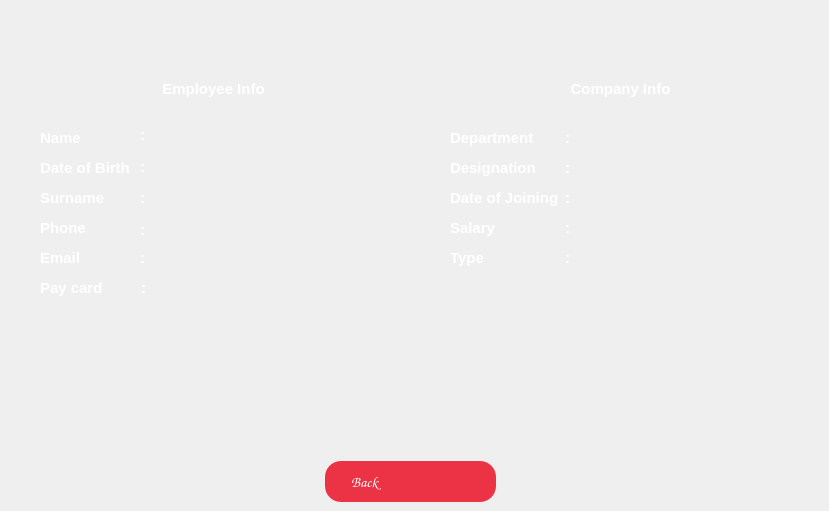
    <widget class="QWidget" name="page_info_emp">
     <widget class="QLabel" name="showEmpAddress">
      <property name="geometry">
       <rect>
        <x>150</x>
        <y>278</y>
        <width>231</width>
        <height>21</height>
       </rect>
      </property>
      <property name="font">
       <font>
        <pointsize>11</pointsize>
       </font>
      </property>
      <property name="styleSheet">
       <string notr="true">color:white;</string>
      </property>
      <property name="text">
       <string/>
      </property>
     </widget>
     <widget class="QLabel" name="showEmpName_5">
      <property name="geometry">
       <rect>
        <x>140</x>
        <y>156</y>
        <width>16</width>
        <height>21</height>
       </rect>
      </property>
      <property name="font">
       <font>
        <pointsize>11</pointsize>
        <bold>true</bold>
       </font>
      </property>
      <property name="styleSheet">
       <string notr="true">color:white;</string>
      </property>
      <property name="text">
       <string>:</string>
      </property>
     </widget>
     <widget class="QLabel" name="eeqwe">
      <property name="geometry">
       <rect>
        <x>40</x>
        <y>157</y>
        <width>101</width>
        <height>21</height>
       </rect>
      </property>
      <property name="font">
       <font>
        <pointsize>11</pointsize>
        <bold>true</bold>
       </font>
      </property>
      <property name="styleSheet">
       <string notr="true">color:white;</string>
      </property>
      <property name="text">
       <string>Date of Birth </string>
      </property>
     </widget>
     <widget class="QLabel" name="ewr">
      <property name="geometry">
       <rect>
        <x>40</x>
        <y>187</y>
        <width>91</width>
        <height>21</height>
       </rect>
      </property>
      <property name="font">
       <font>
        <pointsize>11</pointsize>
        <bold>true</bold>
       </font>
      </property>
      <property name="styleSheet">
       <string notr="true">color:white;</string>
      </property>
      <property name="text">
       <string>Surname</string>
      </property>
     </widget>
     <widget class="QLabel" name="showEmpDOB">
      <property name="geometry">
       <rect>
        <x>150</x>
        <y>158</y>
        <width>231</width>
        <height>21</height>
       </rect>
      </property>
      <property name="font">
       <font>
        <pointsize>11</pointsize>
       </font>
      </property>
      <property name="styleSheet">
       <string notr="true">color:white;</string>
      </property>
      <property name="text">
       <string/>
      </property>
     </widget>
     <widget class="QLabel" name="showEmpName_4">
      <property name="geometry">
       <rect>
        <x>140</x>
        <y>187</y>
        <width>16</width>
        <height>21</height>
       </rect>
      </property>
      <property name="font">
       <font>
        <pointsize>11</pointsize>
        <bold>true</bold>
       </font>
      </property>
      <property name="styleSheet">
       <string notr="true">color:white;</string>
      </property>
      <property name="text">
       <string>:</string>
      </property>
     </widget>
     <widget class="QLabel" name="showEmpName_6">
      <property name="geometry">
       <rect>
        <x>140</x>
        <y>219</y>
        <width>16</width>
        <height>21</height>
       </rect>
      </property>
      <property name="font">
       <font>
        <pointsize>11</pointsize>
        <bold>true</bold>
       </font>
      </property>
      <property name="styleSheet">
       <string notr="true">color:white;</string>
      </property>
      <property name="text">
       <string>:</string>
      </property>
     </widget>
     <widget class="QLabel" name="werewr">
      <property name="geometry">
       <rect>
        <x>40</x>
        <y>277</y>
        <width>121</width>
        <height>21</height>
       </rect>
      </property>
      <property name="font">
       <font>
        <pointsize>11</pointsize>
        <bold>true</bold>
       </font>
      </property>
      <property name="styleSheet">
       <string notr="true">color:white;</string>
      </property>
      <property name="text">
       <string>Pay card</string>
      </property>
     </widget>
     <widget class="QLabel" name="label_9">
      <property name="geometry">
       <rect>
        <x>28</x>
        <y>69</y>
        <width>371</width>
        <height>40</height>
       </rect>
      </property>
      <property name="font">
       <font>
        <pointsize>11</pointsize>
        <bold>true</bold>
       </font>
      </property>
      <property name="styleSheet">
       <string notr="true">#label_8
{
	color:white;
}</string>
      </property>
      <property name="text">
       <string>&lt;html&gt;&lt;head/&gt;&lt;body&gt;&lt;p align=&quot;center&quot;&gt;&lt;span style=&quot; color:#ffffff;&quot;&gt;Employee Info&lt;/span&gt;&lt;/p&gt;&lt;/body&gt;&lt;/html&gt;</string>
      </property>
     </widget>
     <widget class="QLabel" name="showEmpEmail">
      <property name="geometry">
       <rect>
        <x>150</x>
        <y>248</y>
        <width>231</width>
        <height>21</height>
       </rect>
      </property>
      <property name="font">
       <font>
        <pointsize>11</pointsize>
       </font>
      </property>
      <property name="styleSheet">
       <string notr="true">color:white;
border-radius:16px;</string>
      </property>
      <property name="text">
       <string/>
      </property>
     </widget>
     <widget class="QLabel" name="showEmpName">
      <property name="geometry">
       <rect>
        <x>150</x>
        <y>128</y>
        <width>231</width>
        <height>21</height>
       </rect>
      </property>
      <property name="font">
       <font>
        <pointsize>11</pointsize>
       </font>
      </property>
      <property name="styleSheet">
       <string notr="true">color:white;</string>
      </property>
      <property name="text">
       <string/>
      </property>
     </widget>
     <widget class="QLabel" name="wr">
      <property name="geometry">
       <rect>
        <x>40</x>
        <y>127</y>
        <width>91</width>
        <height>21</height>
       </rect>
      </property>
      <property name="font">
       <font>
        <pointsize>11</pointsize>
        <bold>true</bold>
       </font>
      </property>
      <property name="styleSheet">
       <string notr="true">color:white;</string>
      </property>
      <property name="text">
       <string>Name</string>
      </property>
     </widget>
     <widget class="QLabel" name="showEmpName_3">
      <property name="geometry">
       <rect>
        <x>140</x>
        <y>125</y>
        <width>16</width>
        <height>20</height>
       </rect>
      </property>
      <property name="font">
       <font>
        <pointsize>11</pointsize>
        <bold>true</bold>
       </font>
      </property>
      <property name="styleSheet">
       <string notr="true">color:white;</string>
      </property>
      <property name="text">
       <string>:</string>
      </property>
     </widget>
     <widget class="QLabel" name="ebfghf">
      <property name="geometry">
       <rect>
        <x>40</x>
        <y>247</y>
        <width>91</width>
        <height>21</height>
       </rect>
      </property>
      <property name="font">
       <font>
        <pointsize>11</pointsize>
        <bold>true</bold>
       </font>
      </property>
      <property name="styleSheet">
       <string notr="true">color:white;</string>
      </property>
      <property name="text">
       <string>Email </string>
      </property>
     </widget>
     <widget class="QLabel" name="showEmpName_8">
      <property name="geometry">
       <rect>
        <x>141</x>
        <y>278</y>
        <width>21</width>
        <height>20</height>
       </rect>
      </property>
      <property name="font">
       <font>
        <pointsize>11</pointsize>
        <bold>true</bold>
       </font>
      </property>
      <property name="styleSheet">
       <string notr="true">color:white;</string>
      </property>
      <property name="text">
       <string>:</string>
      </property>
     </widget>
     <widget class="QLabel" name="showEmpName_7">
      <property name="geometry">
       <rect>
        <x>140</x>
        <y>247</y>
        <width>16</width>
        <height>21</height>
       </rect>
      </property>
      <property name="font">
       <font>
        <pointsize>11</pointsize>
        <bold>true</bold>
       </font>
      </property>
      <property name="styleSheet">
       <string notr="true">color:white;</string>
      </property>
      <property name="text">
       <string>:</string>
      </property>
     </widget>
     <widget class="QLabel" name="showEmpPhone">
      <property name="geometry">
       <rect>
        <x>150</x>
        <y>218</y>
        <width>231</width>
        <height>21</height>
       </rect>
      </property>
      <property name="font">
       <font>
        <pointsize>11</pointsize>
       </font>
      </property>
      <property name="styleSheet">
       <string notr="true">color:white;</string>
      </property>
      <property name="text">
       <string/>
      </property>
     </widget>
     <widget class="QLabel" name="showEmpFather">
      <property name="geometry">
       <rect>
        <x>150</x>
        <y>188</y>
        <width>231</width>
        <height>21</height>
       </rect>
      </property>
      <property name="font">
       <font>
        <pointsize>11</pointsize>
       </font>
      </property>
      <property name="styleSheet">
       <string notr="true">color:white;</string>
      </property>
      <property name="text">
       <string/>
      </property>
     </widget>
     <widget class="QLabel" name="label_13">
      <property name="geometry">
       <rect>
        <x>12</x>
        <y>67</y>
        <width>400</width>
        <height>260</height>
       </rect>
      </property>
      <property name="styleSheet">
       <string notr="true">*{
border-radius:100px;
}
</string>
      </property>
      <property name="text">
       <string/>
      </property>
      <property name="pixmap">
       <pixmap resource="../recources/resources.qrc">:/Images/personal_card.png</pixmap>
      </property>
      <property name="scaledContents">
       <bool>true</bool>
      </property>
     </widget>
     <widget class="QLabel" name="Phone">
      <property name="geometry">
       <rect>
        <x>40</x>
        <y>217</y>
        <width>91</width>
        <height>21</height>
       </rect>
      </property>
      <property name="font">
       <font>
        <pointsize>11</pointsize>
        <bold>true</bold>
       </font>
      </property>
      <property name="styleSheet">
       <string notr="true">color:white;</string>
      </property>
      <property name="text">
       <string>Phone </string>
      </property>
     </widget>
     <widget class="QLabel" name="showEmpName_2">
      <property name="geometry">
       <rect>
        <x>450</x>
        <y>127</y>
        <width>95</width>
        <height>21</height>
       </rect>
      </property>
      <property name="font">
       <font>
        <pointsize>11</pointsize>
        <bold>true</bold>
       </font>
      </property>
      <property name="styleSheet">
       <string notr="true">color:white;</string>
      </property>
      <property name="text">
       <string>Department</string>
      </property>
     </widget>
     <widget class="QLabel" name="label_14">
      <property name="geometry">
       <rect>
        <x>430</x>
        <y>69</y>
        <width>381</width>
        <height>40</height>
       </rect>
      </property>
      <property name="font">
       <font>
        <pointsize>11</pointsize>
        <bold>true</bold>
       </font>
      </property>
      <property name="styleSheet">
       <string notr="true">#label_9
{
	color:white;
}</string>
      </property>
      <property name="text">
       <string>&lt;html&gt;&lt;head/&gt;&lt;body&gt;&lt;p align=&quot;center&quot;&gt;&lt;span style=&quot; color:#ffffff;&quot;&gt;Company Info&lt;/span&gt;&lt;/p&gt;&lt;/body&gt;&lt;/html&gt;</string>
      </property>
     </widget>
     <widget class="QLabel" name="showEmpName_19">
      <property name="geometry">
       <rect>
        <x>565</x>
        <y>247</y>
        <width>16</width>
        <height>21</height>
       </rect>
      </property>
      <property name="font">
       <font>
        <pointsize>11</pointsize>
        <bold>true</bold>
       </font>
      </property>
      <property name="styleSheet">
       <string notr="true">color:white;</string>
      </property>
      <property name="text">
       <string>:</string>
      </property>
     </widget>
     <widget class="QLabel" name="showEmpName_16">
      <property name="geometry">
       <rect>
        <x>565</x>
        <y>157</y>
        <width>16</width>
        <height>21</height>
       </rect>
      </property>
      <property name="font">
       <font>
        <pointsize>11</pointsize>
        <bold>true</bold>
       </font>
      </property>
      <property name="styleSheet">
       <string notr="true">color:white;</string>
      </property>
      <property name="text">
       <string>:</string>
      </property>
     </widget>
     <widget class="QLabel" name="design">
      <property name="geometry">
       <rect>
        <x>579</x>
        <y>158</y>
        <width>211</width>
        <height>21</height>
       </rect>
      </property>
      <property name="font">
       <font>
        <pointsize>11</pointsize>
       </font>
      </property>
      <property name="styleSheet">
       <string notr="true">color:white;</string>
      </property>
      <property name="text">
       <string/>
      </property>
     </widget>
     <widget class="QLabel" name="showEmpName_18">
      <property name="geometry">
       <rect>
        <x>565</x>
        <y>217</y>
        <width>16</width>
        <height>21</height>
       </rect>
      </property>
      <property name="font">
       <font>
        <pointsize>11</pointsize>
        <bold>true</bold>
       </font>
      </property>
      <property name="styleSheet">
       <string notr="true">color:white;</string>
      </property>
      <property name="text">
       <string>:</string>
      </property>
     </widget>
     <widget class="QLabel" name="doj">
      <property name="geometry">
       <rect>
        <x>579</x>
        <y>188</y>
        <width>211</width>
        <height>21</height>
       </rect>
      </property>
      <property name="font">
       <font>
        <pointsize>11</pointsize>
       </font>
      </property>
      <property name="styleSheet">
       <string notr="true">color:white;</string>
      </property>
      <property name="text">
       <string/>
      </property>
     </widget>
     <widget class="QLabel" name="dept">
      <property name="geometry">
       <rect>
        <x>579</x>
        <y>128</y>
        <width>211</width>
        <height>21</height>
       </rect>
      </property>
      <property name="font">
       <font>
        <pointsize>11</pointsize>
       </font>
      </property>
      <property name="styleSheet">
       <string notr="true">color:white;</string>
      </property>
      <property name="text">
       <string/>
      </property>
     </widget>
     <widget class="QLabel" name="showEmpEmail_2">
      <property name="geometry">
       <rect>
        <x>450</x>
        <y>247</y>
        <width>95</width>
        <height>21</height>
       </rect>
      </property>
      <property name="font">
       <font>
        <pointsize>11</pointsize>
        <bold>true</bold>
       </font>
      </property>
      <property name="styleSheet">
       <string notr="true">color:white;</string>
      </property>
      <property name="text">
       <string>Type</string>
      </property>
     </widget>
     <widget class="QLabel" name="showEmpName_15">
      <property name="geometry">
       <rect>
        <x>565</x>
        <y>127</y>
        <width>16</width>
        <height>21</height>
       </rect>
      </property>
      <property name="font">
       <font>
        <pointsize>11</pointsize>
        <bold>true</bold>
       </font>
      </property>
      <property name="styleSheet">
       <string notr="true">color:white;</string>
      </property>
      <property name="text">
       <string>:</string>
      </property>
     </widget>
     <widget class="QLabel" name="salary">
      <property name="geometry">
       <rect>
        <x>579</x>
        <y>218</y>
        <width>211</width>
        <height>21</height>
       </rect>
      </property>
      <property name="font">
       <font>
        <pointsize>11</pointsize>
       </font>
      </property>
      <property name="styleSheet">
       <string notr="true">color:white;</string>
      </property>
      <property name="text">
       <string/>
      </property>
     </widget>
     <widget class="QLabel" name="showEmpPhone_2">
      <property name="geometry">
       <rect>
        <x>450</x>
        <y>217</y>
        <width>95</width>
        <height>21</height>
       </rect>
      </property>
      <property name="font">
       <font>
        <pointsize>11</pointsize>
        <bold>true</bold>
       </font>
      </property>
      <property name="styleSheet">
       <string notr="true">color:white;</string>
      </property>
      <property name="text">
       <string>Salary</string>
      </property>
     </widget>
     <widget class="QLabel" name="showEmpGender_2">
      <property name="geometry">
       <rect>
        <x>450</x>
        <y>157</y>
        <width>95</width>
        <height>21</height>
       </rect>
      </property>
      <property name="font">
       <font>
        <pointsize>11</pointsize>
        <bold>true</bold>
       </font>
      </property>
      <property name="styleSheet">
       <string notr="true">color:white;</string>
      </property>
      <property name="text">
       <string>Designation</string>
      </property>
     </widget>
     <widget class="QLabel" name="type">
      <property name="geometry">
       <rect>
        <x>579</x>
        <y>248</y>
        <width>211</width>
        <height>21</height>
       </rect>
      </property>
      <property name="font">
       <font>
        <pointsize>11</pointsize>
       </font>
      </property>
      <property name="styleSheet">
       <string notr="true">color:white;
border-radius:100px;</string>
      </property>
      <property name="text">
       <string/>
      </property>
     </widget>
     <widget class="QLabel" name="showEmpFather_2">
      <property name="geometry">
       <rect>
        <x>450</x>
        <y>187</y>
        <width>111</width>
        <height>21</height>
       </rect>
      </property>
      <property name="font">
       <font>
        <pointsize>11</pointsize>
        <bold>true</bold>
       </font>
      </property>
      <property name="styleSheet">
       <string notr="true">color:white;</string>
      </property>
      <property name="text">
       <string>Date of Joining</string>
      </property>
     </widget>
     <widget class="QLabel" name="showEmpName_17">
      <property name="geometry">
       <rect>
        <x>565</x>
        <y>187</y>
        <width>16</width>
        <height>21</height>
       </rect>
      </property>
      <property name="font">
       <font>
        <pointsize>11</pointsize>
        <bold>true</bold>
       </font>
      </property>
      <property name="styleSheet">
       <string notr="true">color:white;</string>
      </property>
      <property name="text">
       <string>:</string>
      </property>
     </widget>
     <widget class="QLabel" name="label_15">
      <property name="geometry">
       <rect>
        <x>420</x>
        <y>67</y>
        <width>400</width>
        <height>260</height>
       </rect>
      </property>
      <property name="styleSheet">
       <string notr="true"/>
      </property>
      <property name="text">
       <string/>
      </property>
      <property name="pixmap">
       <pixmap resource="../recources/resources.qrc">:/Images/company_card.png</pixmap>
      </property>
      <property name="scaledContents">
       <bool>true</bool>
      </property>
     </widget>
     <widget class="QPushButton" name="button_back_info_emp">
      <property name="geometry">
       <rect>
        <x>325</x>
        <y>461</y>
        <width>171</width>
        <height>41</height>
       </rect>
      </property>
      <property name="font">
       <font>
        <family>Comic Sans MS</family>
        <pointsize>11</pointsize>
       </font>
      </property>
      <property name="styleSheet">
       <string notr="true">#button_back_info_emp
{
	text-align:left;
	padding-left:26px;
	border:none;	
	color:white;	
	background:#EC3245;
border-radius:16px;
}
#button_back_info_emp:hover
{
	text-align:left;
	padding-left:26px;	
	border:none;	
	color:white;	
	background:#333333;
border-radius:16px;
}</string>
      </property>
      <property name="text">
       <string>Back</string>
      </property>
      <property name="icon">
       <iconset resource="../recources/resources.qrc">
        <normaloff>:/Images/baseline_arrow_back_ios_new_white_48dp.png</normaloff>:/Images/baseline_arrow_back_ios_new_white_48dp.png</iconset>
      </property>
      <property name="iconSize">
       <size>
        <width>32</width>
        <height>32</height>
       </size>
      </property>
     </widget>
     <zorder>label_15</zorder>
     <zorder>label_13</zorder>
     <zorder>showEmpAddress</zorder>
     <zorder>showEmpName_5</zorder>
     <zorder>eeqwe</zorder>
     <zorder>ewr</zorder>
     <zorder>showEmpDOB</zorder>
     <zorder>showEmpName_4</zorder>
     <zorder>showEmpName_6</zorder>
     <zorder>werewr</zorder>
     <zorder>label_9</zorder>
     <zorder>showEmpEmail</zorder>
     <zorder>showEmpName</zorder>
     <zorder>wr</zorder>
     <zorder>showEmpName_3</zorder>
     <zorder>ebfghf</zorder>
     <zorder>showEmpName_8</zorder>
     <zorder>showEmpName_7</zorder>
     <zorder>showEmpPhone</zorder>
     <zorder>showEmpFather</zorder>
     <zorder>Phone</zorder>
     <zorder>showEmpName_2</zorder>
     <zorder>label_14</zorder>
     <zorder>showEmpName_19</zorder>
     <zorder>showEmpName_16</zorder>
     <zorder>design</zorder>
     <zorder>showEmpName_18</zorder>
     <zorder>doj</zorder>
     <zorder>dept</zorder>
     <zorder>showEmpEmail_2</zorder>
     <zorder>showEmpName_15</zorder>
     <zorder>salary</zorder>
     <zorder>showEmpPhone_2</zorder>
     <zorder>showEmpGender_2</zorder>
     <zorder>type</zorder>
     <zorder>showEmpFather_2</zorder>
     <zorder>showEmpName_17</zorder>
     <zorder>button_back_info_emp</zorder>
    </widget>
